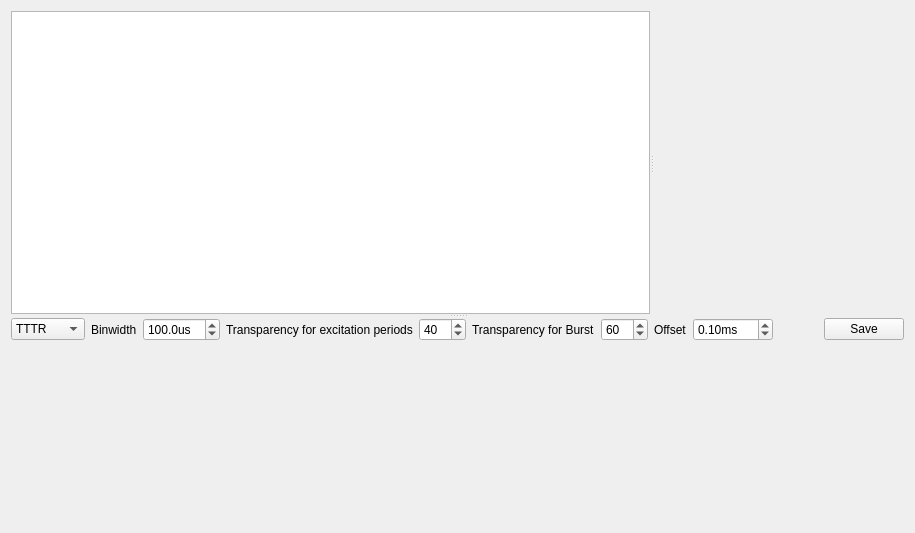
<?xml version="1.0" encoding="UTF-8"?>
<ui version="4.0">
 <class>BurstView</class>
 <widget class="QWidget" name="BurstView">
  <property name="geometry">
   <rect>
    <x>0</x>
    <y>0</y>
    <width>915</width>
    <height>533</height>
   </rect>
  </property>
  <property name="cursor">
   <cursorShape>ArrowCursor</cursorShape>
  </property>
  <property name="windowTitle">
   <string>Form</string>
  </property>
  <layout class="QGridLayout" name="gridLayout_2">
   <item row="0" column="0">
    <widget class="QSplitter" name="splitter_2">
     <property name="orientation">
      <enum>Qt::Vertical</enum>
     </property>
     <widget class="QSplitter" name="splitter">
      <property name="orientation">
       <enum>Qt::Horizontal</enum>
      </property>
      <widget class="QTableWidget" name="tableBursts">
       <property name="sizePolicy">
        <sizepolicy hsizetype="Preferred" vsizetype="Preferred">
         <horstretch>0</horstretch>
         <verstretch>0</verstretch>
        </sizepolicy>
       </property>
       <property name="toolTip">
        <string>&lt;html&gt;&lt;head/&gt;&lt;body&gt;&lt;p&gt;double click to plot the burst&lt;/p&gt;&lt;/body&gt;&lt;/html&gt;</string>
       </property>
      </widget>
      <widget class="JKQtPlotter" name="widgetPlotCorr" native="true"/>
     </widget>
     <widget class="QWidget" name="layoutWidget">
      <layout class="QGridLayout" name="gridLayout" rowstretch="0,1">
       <item row="0" column="1">
        <widget class="QLabel" name="label_4">
         <property name="text">
          <string>Binwidth</string>
         </property>
         <property name="buddy">
          <cstring>doubleSpinBoxBinwidth</cstring>
         </property>
        </widget>
       </item>
       <item row="0" column="5">
        <widget class="QLabel" name="label_2">
         <property name="text">
          <string>Transparency for Burst</string>
         </property>
        </widget>
       </item>
       <item row="0" column="8">
        <widget class="QDoubleSpinBox" name="doubleSpinBoxOffset">
         <property name="suffix">
          <string>ms</string>
         </property>
         <property name="maximum">
          <double>100.000000000000000</double>
         </property>
         <property name="singleStep">
          <double>1.000000000000000</double>
         </property>
         <property name="value">
          <double>0.100000000000000</double>
         </property>
        </widget>
       </item>
       <item row="1" column="0" colspan="11">
        <widget class="JKQtPlotter" name="widPlotBurst" native="true">
         <property name="minimumSize">
          <size>
           <width>0</width>
           <height>100</height>
          </size>
         </property>
        </widget>
       </item>
       <item row="0" column="4">
        <widget class="QSpinBox" name="spinBoxAlpha">
         <property name="minimum">
          <number>1</number>
         </property>
         <property name="maximum">
          <number>255</number>
         </property>
         <property name="singleStep">
          <number>10</number>
         </property>
         <property name="value">
          <number>40</number>
         </property>
        </widget>
       </item>
       <item row="0" column="10">
        <widget class="QPushButton" name="pushButtonSaveBurst">
         <property name="text">
          <string>Save</string>
         </property>
        </widget>
       </item>
       <item row="0" column="9">
        <spacer name="horizontalSpacer">
         <property name="orientation">
          <enum>Qt::Horizontal</enum>
         </property>
         <property name="sizeHint" stdset="0">
          <size>
           <width>290</width>
           <height>20</height>
          </size>
         </property>
        </spacer>
       </item>
       <item row="0" column="3">
        <widget class="QLabel" name="label_6">
         <property name="text">
          <string>Transparency for excitation periods</string>
         </property>
         <property name="buddy">
          <cstring>spinBoxAlpha</cstring>
         </property>
        </widget>
       </item>
       <item row="0" column="7">
        <widget class="QLabel" name="label">
         <property name="text">
          <string>Offset</string>
         </property>
         <property name="buddy">
          <cstring>doubleSpinBoxOffset</cstring>
         </property>
        </widget>
       </item>
       <item row="0" column="0">
        <widget class="QComboBox" name="comboBoxPlotType">
         <property name="currentIndex">
          <number>1</number>
         </property>
         <item>
          <property name="text">
           <string>Intensity</string>
          </property>
         </item>
         <item>
          <property name="text">
           <string>TTTR</string>
          </property>
         </item>
        </widget>
       </item>
       <item row="0" column="2">
        <widget class="QDoubleSpinBox" name="doubleSpinBoxBinwidth">
         <property name="suffix">
          <string>us</string>
         </property>
         <property name="decimals">
          <number>1</number>
         </property>
         <property name="minimum">
          <double>0.100000000000000</double>
         </property>
         <property name="maximum">
          <double>1000.000000000000000</double>
         </property>
         <property name="value">
          <double>100.000000000000000</double>
         </property>
        </widget>
       </item>
       <item row="0" column="6">
        <widget class="QSpinBox" name="spinBoxAlphaBurst">
         <property name="maximum">
          <number>255</number>
         </property>
         <property name="singleStep">
          <number>10</number>
         </property>
         <property name="value">
          <number>60</number>
         </property>
        </widget>
       </item>
      </layout>
     </widget>
    </widget>
   </item>
  </layout>
 </widget>
 <customwidgets>
  <customwidget>
   <class>JKQtPlotter</class>
   <extends>QWidget</extends>
   <header>jkqtplotter.h</header>
   <container>1</container>
  </customwidget>
 </customwidgets>
 <resources/>
 <connections/>
</ui>
